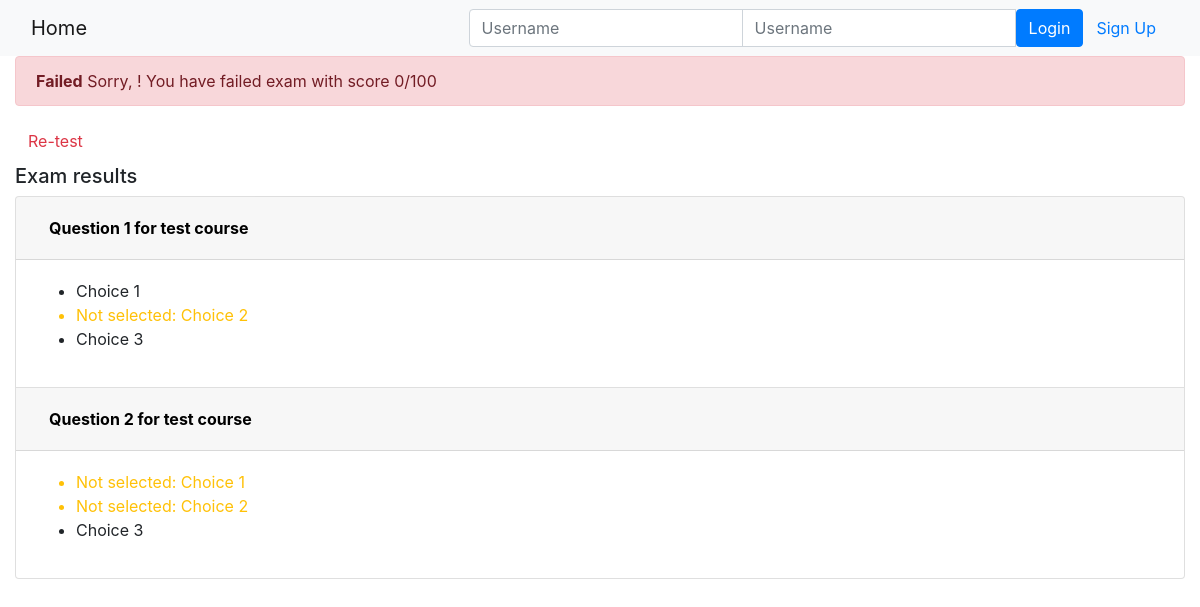
Page /onlinecourse/course/1/submission/1/result/ on the committed database.
### onlinecourse/models.py (models this page shows, shortened)
class Question(models.Model):
    course = models.ForeignKey(Course, on_delete = models.CASCADE)
    question_text = models.TextField()
    grade = models.IntegerField(default = 0)

class Choice(models.Model):
    question = models.ForeignKey(Question, on_delete= models.CASCADE)
    choice_text = models.TextField()
    is_correct = models.BooleanField(default = False)

### onlinecourse/views.py (the view)
# urls.py: path('course/<int:course_id>/submission/<int:submission_id>/result/', views.show_exam_result, name='show_exam_result'),
def show_exam_result(request, course_id, submission_id):
    context = {}
    course = get_object_or_404(Course, pk=course_id)
    submission = get_object_or_404(Submission, pk=submission_id)
    questions = course.question_set.all()
    submited_choices = submission.choices_id
    total_score = 0
    student_score = 0
    for question in questions:
        total_score += question.grade
        choices = question.choice_set.all()
        correct_answers = choices.filter(is_correct=True).count()
        submited_answers = choices.filter(is_correct=True, id__in=submited_choices).count()
        if correct_answers == submited_answers:
            student_score += question.grade
    context['course'] = course
    context['selected_ids'] = submited_choices
    context['grade'] = student_score
    context['total_grade'] = total_score
    return render(request, 'onlinecourse/exam_result_bootstrap.html', context)

### onlinecourse/templates/onlinecourse/exam_result_bootstrap.html (shortened to what this page needs)
<!DOCTYPE html>
<html lang="en">
<head>
    {% load static %}
    <link rel="stylesheet" href="https://maxcdn.bootstrapcdn.com/bootstrap/4.5.2/css/bootstrap.min.css">
</head>
<body>
 <nav class="navbar navbar-light bg-light">
    <div class="container-fluid">
        <div class="navbar-header">
              <a class="navbar-brand" href="{% url 'onlinecourse:index' %}">Home</a>
        </div>
        <ul class="nav navbar-nav navbar-right">
            {% if user.is_authenticated %}
            <li>
                <a class="btn btn-link" href="#">{{ user.first_name }}({{ user.username }})</a>
                <a class="btn btn-link" href="{% url 'onlinecourse:logout' %}">Logout</a>
            </li>
            {% else %}
            <li>
                <form class="form-inline" action="{% url 'onlinecourse:login' %}" method="post">
                    <div class="input-group">
                        <input type="text" class="form-control" placeholder="Username" name="username" >
                        <input type="password" class="form-control" placeholder="Username" name="psw" >
                        <button class="btn btn-primary" type="submit">Login</button>
                        <a class="btn btn-link" href="{% url 'onlinecourse:registration' %}">Sign Up</a>
                    </div>
                </form>
            </li>
            {% endif %}
        </ul>
    </div>
</nav>
<div class="container-fluid">
    {% if grade > 80 %}
    <div class="alert alert-success">
        <span style="font-weight: bold">Congratulations, {{ user.first_name }}!</span>
        You have passed the exam and completed the course with score {{ grade }}/{{ total_grade }}
    </div>
        {% else %}
        <div class="alert alert-danger">
            <span style="font-weight: bold">Failed</span>
            Sorry, {{ user.first_name }}!
            You have failed exam with score {{ grade }}/{{ total_grade }}
        </div>
        <a class="btn btn-link text-danger" href="{% url 'onlinecourse:course_details' course.id %}">Re-test</a>
        {% endif %}
        <div class="card-columns-vertical mt-1">
        <h5 class="">Exam results</h5>
            <div class="accordion" id="accordionExample">
                {% for question in course.question_set.all %}
                <div class="card">
                  <div class="card-header" id="heading_{{question.id}}">
                    <h2 class="mb-0">
                      <button style="font-weight: bold; color: #000;" class="btn btn-link btn-block text-left" type="button" data-toggle="collapse" data-target="#collapse_{{question.id}}" aria-expanded="true" aria-controls="collapse_{{question.id}}">
                        {{ question.question_text}}
                      </button>
                    </h2>
                  </div>
                  <div id="collapse_{{question.id}}" class="collapse show" aria-labelledby="headingOne" data-parent="#accordionExample">
                    <div class="card-body">
                      <ul>
                        {% for choice in question.choice_set.all %}
                            {% if choice.is_correct and choice.id in selected_ids %}
                                <li class="text-success">Correct answer: {{ choice.choice_text }}</li>
                            {% elif choice.is_correct and choice.id not in selected_ids %}
                                <li class="text-warning">Not selected: {{ choice.choice_text }}</li>
                            {% else %}
                                <li>{{ choice.choice_text }}</li>
                            {% endif %}
                        {% endfor %}
                      </ul>
                    </div>
                  </div>
                </div>
                {% endfor %}
            </div>
    </div>
</body>
</html>

### rows in the picture
Question: question_text "Question 1 for test course"
Choice: choice_text "Choice 1"
Choice: choice_text "Choice 2"
Choice: choice_text "Choice 3"
Question: question_text "Question 2 for test course"
Choice: choice_text "Choice 1"
Choice: choice_text "Choice 2"
Choice: choice_text "Choice 3"

### other values in the picture
{{ grade }} "0"
{{ total_grade }} "100"
